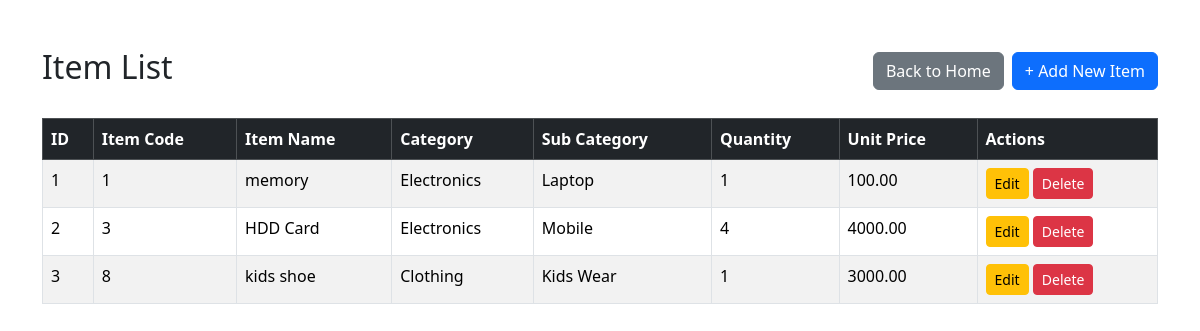
The page /items/index.php on the database its author committed.
### tables this page shows
CREATE TABLE `items` (
  `id` int(11) NOT NULL,
  `item_code` varchar(50) NOT NULL,
  `item_name` varchar(150) NOT NULL,
  `category_id` int(11) NOT NULL,
  `subcategory_id` int(11) NOT NULL,
  `quantity` int(11) NOT NULL DEFAULT 0,
  `unit_price` decimal(10,2) NOT NULL
);

CREATE TABLE `categories` (
  `id` int(11) NOT NULL,
  `category_name` varchar(100) NOT NULL
);

CREATE TABLE `subcategories` (
  `id` int(11) NOT NULL,
  `category_id` int(11) NOT NULL,
  `subcategory_name` varchar(100) NOT NULL
);

### items/index.php (the view, shortened to what this page needs)
<?php
include "../config/database.php";
$sql = "SELECT items.*, categories.category_name, subcategories.subcategory_name
        FROM items
        LEFT JOIN categories ON items.category_id = categories.id
        LEFT JOIN subcategories ON items.subcategory_id = subcategories.id";
$result = mysqli_query($conn, $sql);
?>
<!DOCTYPE html>
<html lang="en">
<head>
    <link rel="stylesheet" href="../assets/css/bootstrap.min.css">
</head>
<body>
    <div class="container mt-5">
        <div class="d-flex justify-content-between align-items-center mb-4">
            <h2>Item List</h2>
            <div class="d-flex gap-2">
            <a href="../index.php" class="btn btn-secondary">Back to Home</a>
            <a href="add.php" class="btn btn-primary">+ Add New Item</a>
            </div>
        </div>
        <table class="table table-bordered table-striped">
            <thead class="table-dark">
                <tr>
                    <th>ID</th>
                    <th>Item Code</th>
                    <th>Item Name</th>
                    <th>Category</th>
                    <th>Sub Category</th>
                    <th>Quantity</th>
                    <th>Unit Price</th>
                    <th>Actions</th>
                </tr>
            </thead>
            <tbody>
                <?php
                if ($result && mysqli_num_rows($result) > 0) {
                    $i = 1;
                    while ($row = mysqli_fetch_assoc($result)) {
                        echo "<tr>";
                        echo "<td>" . $i++ . "</td>";
                        echo "<td>" . htmlspecialchars($row['item_code'] ?? '') . "</td>";
                        echo "<td>" . htmlspecialchars($row['item_name'] ?? '') . "</td>";
                        echo "<td>" . htmlspecialchars($row['category_name'] ?? '') . "</td>";
                        echo "<td>" . htmlspecialchars($row['subcategory_name'] ?? '') . "</td>";
                        echo "<td>" . htmlspecialchars($row['quantity'] ?? '') . "</td>";
                        echo "<td>" . htmlspecialchars($row['unit_price'] ?? '') . "</td>";
                        echo "<td>
                                <a href='edit.php?id=" . $row['id'] . "' class='btn btn-sm btn-warning'>Edit</a>
                                <a href='delete.php?id=" . $row['id'] . "' class='btn btn-sm btn-danger' onclick='return confirm(\"Are you sure you want to delete this item?\");'>Delete</a>
                              </td>";
                        echo "</tr>";
                    }
                } else {
                    echo "<tr><td colspan='8' class='text-center'>No items found!</td></tr>";
                }
                ?>
            </tbody>
        </table>
    </div>
</body>
</html>

### rows shown on the page
items: item_code "1", item_name "memory", category.category_name "Electronics", subcategory.subcategory_name "Laptop", quantity "1", unit_price "100.00"
items: item_code "3", item_name "HDD Card", category.category_name "Electronics", subcategory.subcategory_name "Mobile", quantity "4", unit_price "4000.00"
items: item_code "8", item_name "kids shoe", category.category_name "Clothing", subcategory.subcategory_name "Kids Wear", quantity "1", unit_price "3000.00"
